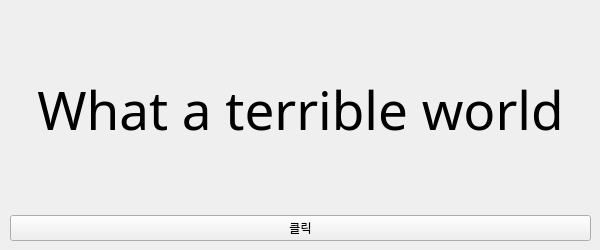
<?xml version="1.0" encoding="UTF-8"?>
<ui version="4.0">
 <class>App</class>
 <widget class="QWidget" name="App">
  <property name="geometry">
   <rect>
    <x>0</x>
    <y>0</y>
    <width>600</width>
    <height>250</height>
   </rect>
  </property>
  <property name="maximumSize">
   <size>
    <width>600</width>
    <height>250</height>
   </size>
  </property>
  <property name="font">
   <font>
    <family>맑은 고딕</family>
   </font>
  </property>
  <property name="windowTitle">
   <string>네번째 QT앱</string>
  </property>
  <widget class="QWidget" name="verticalLayoutWidget">
   <property name="geometry">
    <rect>
     <x>10</x>
     <y>10</y>
     <width>581</width>
     <height>231</height>
    </rect>
   </property>
   <layout class="QVBoxLayout" name="verticalLayout">
    <item>
     <widget class="QLabel" name="label">
      <property name="font">
       <font>
        <family>Bauhaus 93</family>
        <pointsize>40</pointsize>
       </font>
      </property>
      <property name="styleSheet">
       <string notr="true">color: 'red';
background-color: 'black';</string>
      </property>
      <property name="text">
       <string>What a terrible world</string>
      </property>
      <property name="alignment">
       <set>Qt::AlignCenter</set>
      </property>
     </widget>
    </item>
    <item>
     <widget class="QPushButton" name="btnMsg">
      <property name="text">
       <string>클릭</string>
      </property>
     </widget>
    </item>
   </layout>
  </widget>
 </widget>
 <resources/>
 <connections/>
</ui>
